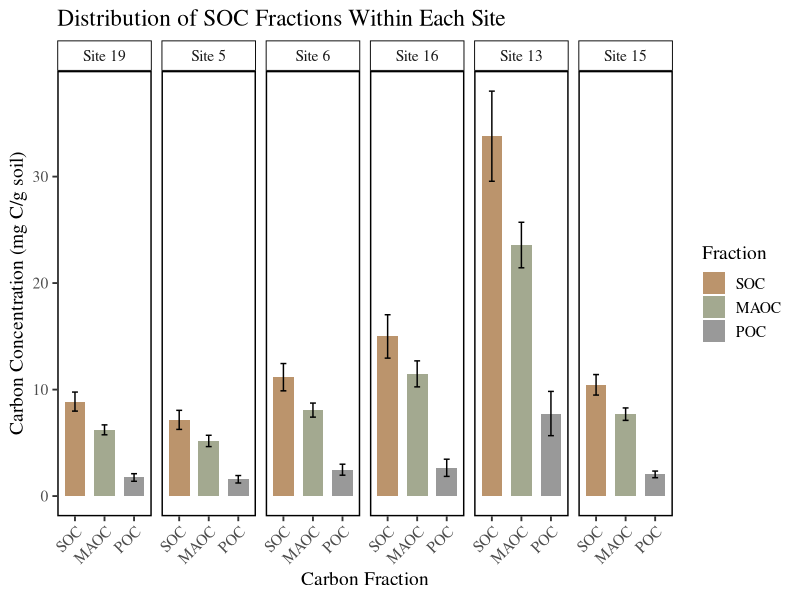

The R source for this figure: (Note: this script raises an error after producing the figure.)
library(dplyr)
library(ggplot2)
library(tidyr)
library(ggthemes)
library(ggpubr)

# Load your metadata
metadata <- read.csv("data/1.1_Metadata.csv")

### ==== BAR CHART SECTION ====

# Calculate total SOC
metadata <- metadata %>%
  select(Sample, total_c, maom_c, pom_c, Location, depth, Practice) %>% 
  drop_na()

# Prepare long format for bar chart
summary_df <- metadata %>%
  select(Location, pom_c, maom_c, total_c) %>%
  drop_na() %>%
  pivot_longer(cols = c(pom_c, maom_c, total_c),
               names_to = "Fraction",
               values_to = "Value") %>%
  mutate(
    Fraction = recode(Fraction,
                      "pom_c" = "POC",
                      "maom_c" = "MAOC",
                      "total_c" = "SOC"),
    Location = factor(Location,
                      levels = c("Site 19", "Site 5", "Site 6", "Site 16", "Site 13", "Site 15")),
    Fraction = factor(Fraction, levels = c("SOC", "MAOC", "POC"))
  )

# Summary stats for bar chart
bar_summary <- summary_df %>%
  group_by(Location, Fraction) %>%
  summarise(
    mean_value = mean(Value, na.rm = TRUE),
    se = sd(Value, na.rm = TRUE) / sqrt(n()),
    .groups = "drop"
  )

# Bar chart
bar_plot <- ggplot(bar_summary, aes(x = Fraction, y = mean_value, fill = Fraction)) +
  geom_bar(stat = "identity", position = position_dodge(width = 0.9), width = 0.7) +
  geom_errorbar(aes(ymin = mean_value - se, ymax = mean_value + se),
                width = 0.2, position = position_dodge(width = 0.9)) +
  facet_wrap(~ Location, nrow = 1) +
  labs(x = "Carbon Fraction", y = "Carbon Concentration (mg C/g soil)",
       title = "Distribution of SOC Fractions Within Each Site") +
  scale_fill_manual(values = c("POC" = "gray60", "MAOC" = "#A3A990", "SOC" = "#BB946C")) +
  theme_tufte(base_size = 14) +
  theme(
    axis.text.x = element_text(angle = 45, hjust = 1),
    strip.background = element_rect(color = "black", fill = "white"),
    panel.border = element_rect(color = "black", fill = NA, size = 1)
  )

print(bar_plot)


### ==== Summaries ====

fractions_long <- metadata %>%
  select(Sample, Location, depth, Practice, total_c, maom_c, pom_c) %>%
  drop_na(Location, depth, total_c, maom_c, pom_c) %>%
  pivot_longer(
    cols = c(total_c, maom_c, pom_c),
    names_to = "Fraction",
    values_to = "Value"
  ) %>%
  mutate(
    Fraction = recode(Fraction,
                      "total_c" = "SOC",
                      "maom_c"  = "MAOC",
                      "pom_c"   = "POC"),
    # set these if you want consistent ordering:
    Location = factor(Location, levels = c("Site 19","Site 5","Site 6","Site 16","Site 13","Site 15")),
    Fraction = factor(Fraction, levels = c("SOC","MAOC","POC")),
    # if depth is like D1/D2/D3, set order explicitly:
    depth = factor(depth, levels = sort(unique(depth)))
  )


site_depth_summary <- fractions_long %>%
  group_by(Location, depth, Fraction) %>%
  summarise(
    n = n(),
    mean = mean(Value),
    sd = sd(Value),
    se = sd(Value) / sqrt(n),
    min = min(Value),
    max = max(Value),
    range = max - min,
    .groups = "drop"
  )

site_depth_summary


site_avg_range_across_depths <- site_depth_summary %>%
  group_by(Location, Fraction) %>%
  summarise(
    mean_of_depth_means = mean(mean),
    mean_range_across_depths = mean(range),
    .groups = "drop"
  )

site_avg_range_across_depths

overall_summary <- fractions_long %>%
  group_by(Fraction) %>%
  summarise(
    n = n(),
    mean = mean(Value, na.rm = TRUE),
    sd = sd(Value, na.rm = TRUE),
    se = sd(Value, na.rm = TRUE) / sqrt(n),
    min = min(Value, na.rm = TRUE),
    max = max(Value, na.rm = TRUE),
    range = max - min,
    cv_percent = 100 * sd / mean,   # coefficient of variation
    .groups = "drop"
  )

overall_summary

site_depth_summary <- fractions_long %>%
  group_by(Location, depth, Fraction) %>%
  summarise(
    mean = mean(Value, na.rm = TRUE),
    .groups = "drop"
  )

depth_range_within_site <- site_depth_summary %>%
  group_by(Location, Fraction) %>%
  summarise(
    max_depth_mean = max(mean),
    min_depth_mean = min(mean),
    depth_range = max_depth_mean - min_depth_mean,
    .groups = "drop"
  )

depth_range_within_site

site_depth_means <- fractions_long %>%
  group_by(Location, depth, Fraction) %>%
  summarise(
    mean = mean(Value, na.rm = TRUE),
    .groups = "drop"
  )

site_depth_means <- site_depth_means %>%
  mutate(depth = factor(depth, levels = c("D1","D2","D3")))

depth_wide <- site_depth_means %>%
  pivot_wider(
    names_from = depth,
    values_from = mean
  )

depth_differences <- depth_wide %>%
  mutate(
    D1_minus_D2 = D1 - D2,
    D1_minus_D3 = D1 - D3,
    D2_minus_D3 = D2 - D3
  )

depth_differences

depth_wide <- site_depth_means %>%
  pivot_wider(
    names_from = depth,
    values_from = mean
  )

depth_fold_changes <- depth_wide %>%
  mutate(
    fold_D1_D2 = D1 / D2,
    fold_D1_D3 = D1 / D3,
    fold_D2_D3 = D2 / D3
  )

depth_fold_changes

depth_fold_changes <- depth_wide %>%
  mutate(
    # ratios (add epsilon in case of zeros)
    fold_D1_D2 = (D1 + 1e-6) / (D2 + 1e-6),
    fold_D1_D3 = (D1 + 1e-6) / (D3 + 1e-6),
    fold_D2_D3 = (D2 + 1e-6) / (D3 + 1e-6),
    
    # log2 fold-changes (use same epsilon)
    log2FC_D1_D2 = log2((D1 + 1e-6) / (D2 + 1e-6)),
    log2FC_D1_D3 = log2((D1 + 1e-6) / (D3 + 1e-6)),
    log2FC_D2_D3 = log2((D2 + 1e-6) / (D3 + 1e-6))
  )

fold_summary <- depth_fold_changes %>%
  group_by(Fraction) %>%
  summarise(
    mean_fold_D1_D3 = mean(fold_D1_D3, na.rm = TRUE),
    sd_fold_D1_D3 = sd(fold_D1_D3, na.rm = TRUE),
    .groups = "drop"
  )

poc_percent_overall <- metadata %>%
  drop_na(total_c, pom_c) %>%
  summarise(
    total_SOC = sum(total_c),
    total_POC = sum(pom_c),
    percent_POC_of_SOC = 100 * total_POC / total_SOC
  )

poc_percent_overall

maoc_fold_difference <- metadata %>%
  drop_na(maom_c) %>%
  summarise(
    max_MAOC = max(maom_c),
    min_MAOC = min(maom_c),
    fold_high_to_low = max_MAOC / min_MAOC
  )

maoc_fold_difference

### ==== BOX PLOT SECTION (Supplemental) ====

# Subset and pivot longer for box plot
data_long <- metadata %>%
  select(depth, Practice, pom_c, maom_c, total_c) %>%
  pivot_longer(cols = c(pom_c, maom_c, total_c),
               names_to = "Fraction", values_to = "Value") %>%
  mutate(
    Fraction = recode(Fraction,
                      "pom_c" = "POC",
                      "maom_c" = "MAOC",
                      "total_c" = "SOC"),
    Fraction = factor(Fraction, levels = c("SOC", "MAOC", "POC")),
    Practice = factor(Practice, levels = c("Prescriptive", "Adaptive"))
  )

# Calculate p-values (but don't plot them)
p_values <- data_long %>%
  group_by(depth, Fraction) %>%
  summarise(p_value = t.test(Value ~ Practice)$p.value,
            .groups = "drop")

# Reorder the fraction levels
data_long$Fraction <- factor(data_long$Fraction, levels = c("MAOC", "POC", "SOC"))

# Updated box plot (no p-values shown)
box_plot <- ggplot(data_long, aes(x = Practice, y = Value, fill = Fraction)) +
  geom_boxplot(outlier.shape = NA, position = position_dodge(width = 0.8), alpha = 0.6) +
  # Optional jitter line is left commented out
  # geom_jitter(position = position_jitterdodge(jitter.width = 0.2, dodge.width = 0.8),
  #             size = 1.5, alpha = 0.6, color = "black") +
  facet_grid(Fraction ~ depth, scales = "free_y", switch = "y") +
  labs(x = "Practice", y = "SOC Concentration (mg C/g soil)", fill = "Carbon Fraction") +
  theme_tufte(base_size = 14) +
  theme(
    axis.text.x = element_text(angle = 45, hjust = 1),
    panel.border = element_rect(color = "black", fill = NA, linewidth = 0.8),
    strip.background = element_rect(color = "black", size = 1),
    strip.placement = "outside"
  ) +
  scale_fill_manual(values = c("POC" = "gray60", "MAOC" = "#A3B18A", "SOC" = "#B35806"))

# Print the plot
print(box_plot)
